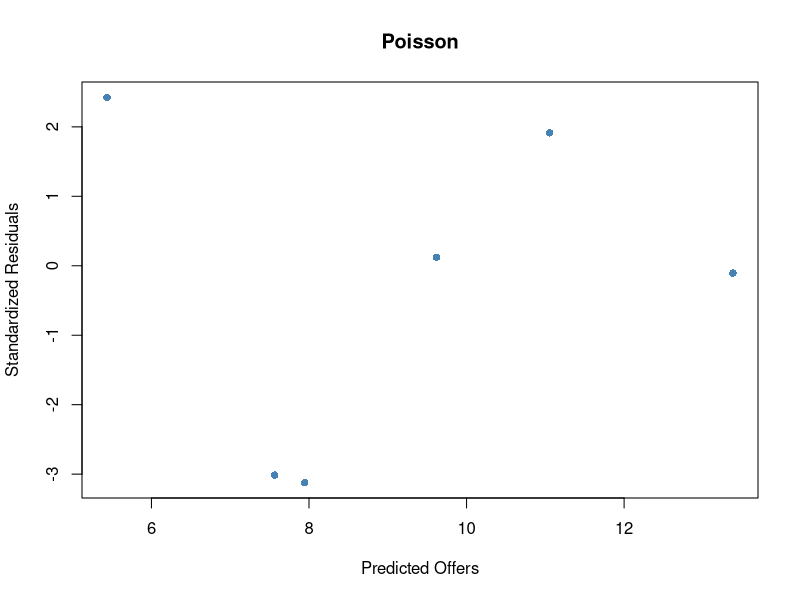
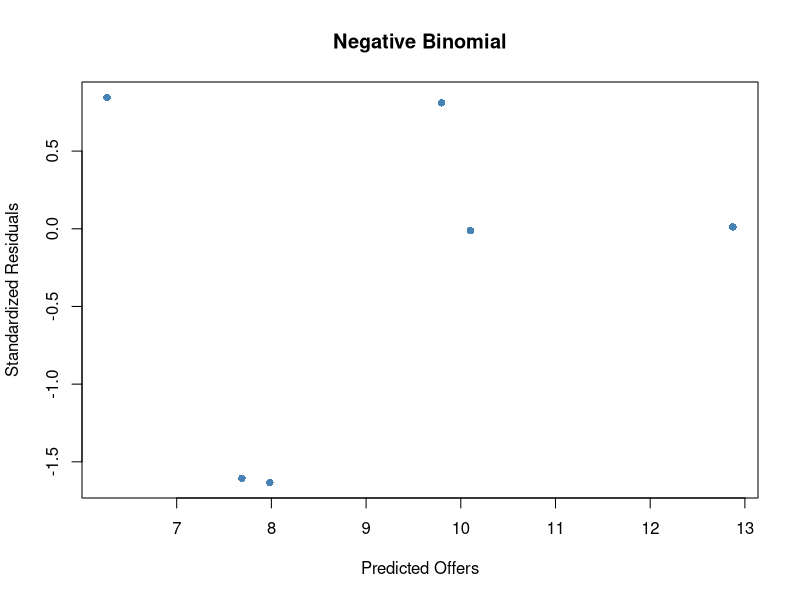
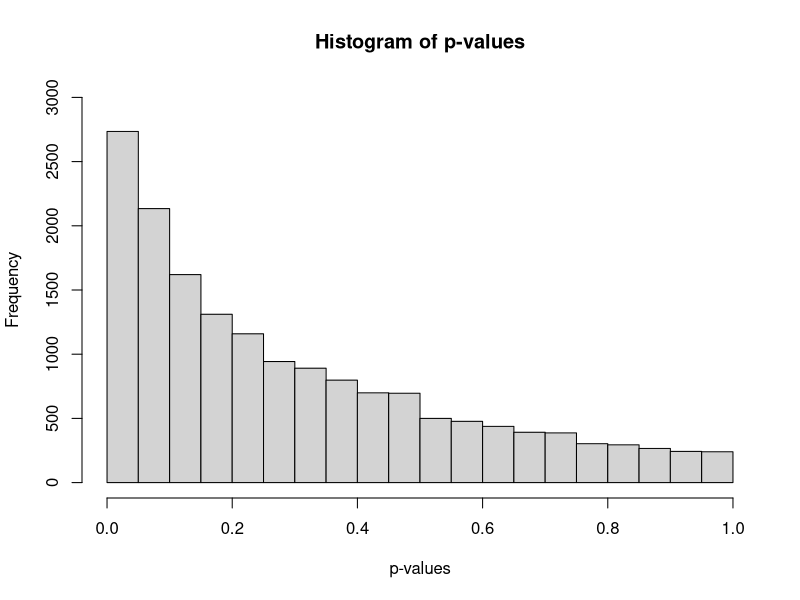

Write R code to recreate these figures, in order.
#imports
require(MASS)

#Datei einlesen
data = read.csv2("arab.csv", sep=",") 
#data = read.csv2("normed_arab.csv", sep=";") 

"
verallgemeinertes lineares Modell, p-values

- init Einflussgroessen treatment, time als data frame designmatrix
- init p-value-Vektor
"
treatment = c(rep(0,3), rep(1,3))
time = c(rep(1:3,2))

designmatrix = data.frame(treatment, time)

pvals = c(rep(0, 16529-4))

"
- iteriere ueber alle Gene
- erstelle data frame mit designmatrix und readcounts des aktuellen Gens
- currentglm: verallgemeinertes lineares Modell mit glm.nb fuer aktuelles Gen
"
for (i in 4:length(data[1,]))
{
  currentcounts = data[i]
  currentvals = data.frame(designmatrix, currentcounts)
  
  colnames(currentvals)[3] = "counts"
  
  currentglm = glm(counts ~ 1 + treatment + as.factor(time), data = currentvals, family=poisson)
  
  pvalue = summary(aov(currentglm))[[1]][2,5]
  
  pvals[i-3] = pvalue
  
}

"
- Einschub Residuenplots für ausgewählte Gene
"
currentvals = data.frame(designmatrix, data[1243])
currentvals
colnames(currentvals)[3] = "counts"

nbmodel = glm.nb(counts ~ 1 + treatment + as.factor(time), data = currentvals)

poissmodel = glm(counts ~ 1 + treatment + as.factor(time), data = currentvals, family=poisson)

p_res <- resid(poissmodel)
nb_res = resid(nbmodel)

plot(fitted(poissmodel), p_res, col='steelblue', pch=16,
     xlab='Predicted Offers', ylab='Standardized Residuals', main='Poisson')

plot(fitted(nbmodel), nb_res, col='steelblue', pch=16,
     xlab='Predicted Offers', ylab='Standardized Residuals', main='Negative Binomial')

"
Statistische Tests
- initialisiere DEgenes und NDEgenes

- iteriere über alle p-values
- sortiere alle groesser 0.05 aus
- fuer alle kleiner 0.05 berechne fold change
- falls fold change größer 2 oder kleiner 0.5, Gen ist DE Gen, sonst NDE Gen
"
DEgenes = data.frame(data[1], data[2], data[3])
NDEgenes = data.frame(data[1], data[2], data[3])

for(i in 4:(length(data[1,]))){
  
  if(pvals[i-3] < 0.05){
    
    mean.mock = mean(cbind(data[1, i], data[2, i], data[3, i]))
    mean.hrcc = mean(cbind(data[4, i], data[5, i], data[6, i]))

    if(mean.mock/mean.hrcc > 2 | mean.mock/mean.hrcc < 0.5){
      
      DEgenes = cbind(DEgenes, data[i])
      
    }
    
  } else{
    
    NDEgenes = cbind(NDEgenes, data[i])
    
  }
  
}

#Histogramm für die p-values
hist(pvals,breaks=seq(from=0, to=1, by=0.05),main="Histogram of p-values",xlab="p-values",ylim=c(0,3000))

####Simulation
#Zeit ignorieren, nur noch mock oder hrcc
#Annahme: gleiche Expression von 'unwichtigen Genen', Unterschiede für DE Gene
#Einfluss Anzahl Wiederholungen auf die FDR
